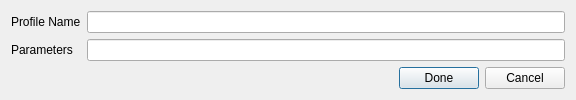
<?xml version="1.0" encoding="UTF-8"?>
<ui version="4.0">
 <class>addParBook</class>
 <widget class="QDialog" name="addParBook">
  <property name="windowModality">
   <enum>Qt::WindowModal</enum>
  </property>
  <property name="geometry">
   <rect>
    <x>0</x>
    <y>0</y>
    <width>576</width>
    <height>100</height>
   </rect>
  </property>
  <property name="minimumSize">
   <size>
    <width>576</width>
    <height>100</height>
   </size>
  </property>
  <property name="maximumSize">
   <size>
    <width>576</width>
    <height>100</height>
   </size>
  </property>
  <property name="windowTitle">
   <string>Add Parameters Profile</string>
  </property>
  <property name="windowIcon">
   <iconset resource="../../../mainwin.qrc">
    <normaloff>:/images/icons/128x128/nmapsi4.png</normaloff>:/images/icons/128x128/nmapsi4.png</iconset>
  </property>
  <layout class="QVBoxLayout" name="verticalLayout_2">
   <item>
    <layout class="QGridLayout" name="gridLayout">
     <item row="0" column="0">
      <widget class="QLabel" name="label">
       <property name="text">
        <string>Profile Name</string>
       </property>
      </widget>
     </item>
     <item row="0" column="1">
      <widget class="QLineEdit" name="lineProfileName"/>
     </item>
     <item row="1" column="0">
      <widget class="QLabel" name="label_2">
       <property name="text">
        <string>Parameters</string>
       </property>
      </widget>
     </item>
     <item row="1" column="1">
      <widget class="QLineEdit" name="lineProfilePar"/>
     </item>
    </layout>
   </item>
   <item>
    <layout class="QHBoxLayout" name="horizontalLayout">
     <item>
      <spacer name="horizontalSpacer">
       <property name="orientation">
        <enum>Qt::Horizontal</enum>
       </property>
       <property name="sizeHint" stdset="0">
        <size>
         <width>40</width>
         <height>20</height>
        </size>
       </property>
      </spacer>
     </item>
     <item>
      <widget class="QPushButton" name="doneButt">
       <property name="text">
        <string>Done</string>
       </property>
       <property name="icon">
        <iconset resource="../../../../../dati_locali/progetti/nmapsi4/nmapsi4_exp/mainwin.qrc">
         <normaloff>:/images/images/flag_green.png</normaloff>:/images/images/flag_green.png</iconset>
       </property>
      </widget>
     </item>
     <item>
      <widget class="QPushButton" name="cancelButt">
       <property name="text">
        <string>Cancel</string>
       </property>
       <property name="icon">
        <iconset resource="../../../../../dati_locali/progetti/nmapsi4/nmapsi4_exp/mainwin.qrc">
         <normaloff>:/images/images/flag_red.png</normaloff>:/images/images/flag_red.png</iconset>
       </property>
      </widget>
     </item>
    </layout>
   </item>
  </layout>
 </widget>
 <resources>
  <include location="../../../../../dati_locali/progetti/nmapsi4/nmapsi4_exp/mainwin.qrc"/>
 </resources>
 <connections/>
</ui>
